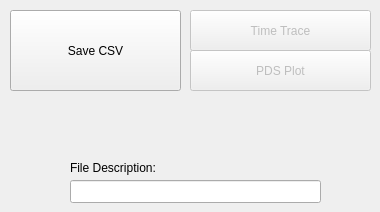
     <widget class="QWidget" name="tab_6">
      <attribute name="title">
       <string>Data Out</string>
      </attribute>
      <widget class="QPushButton" name="butts_csv">
       <property name="geometry">
        <rect>
         <x>10</x>
         <y>10</y>
         <width>171</width>
         <height>81</height>
        </rect>
       </property>
       <property name="text">
        <string>Save CSV</string>
       </property>
      </widget>
      <widget class="QPushButton" name="butts_plot">
       <property name="enabled">
        <bool>false</bool>
       </property>
       <property name="geometry">
        <rect>
         <x>190</x>
         <y>10</y>
         <width>181</width>
         <height>41</height>
        </rect>
       </property>
       <property name="text">
        <string>Time Trace</string>
       </property>
      </widget>
      <widget class="QPushButton" name="butts_pds">
       <property name="enabled">
        <bool>false</bool>
       </property>
       <property name="geometry">
        <rect>
         <x>190</x>
         <y>50</y>
         <width>181</width>
         <height>41</height>
        </rect>
       </property>
       <property name="text">
        <string>PDS Plot</string>
       </property>
      </widget>
      <widget class="QLineEdit" name="leout_fname">
       <property name="geometry">
        <rect>
         <x>70</x>
         <y>180</y>
         <width>251</width>
         <height>23</height>
        </rect>
       </property>
      </widget>
      <widget class="QLabel" name="label_4">
       <property name="geometry">
        <rect>
         <x>70</x>
         <y>160</y>
         <width>201</width>
         <height>16</height>
        </rect>
       </property>
       <property name="text">
        <string>File Description:</string>
       </property>
      </widget>
     </widget>
